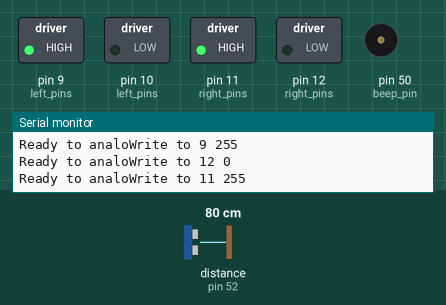
Bench run of a sketch on a simulated Arduino Mega 2560, built with avr-gcc and run on an emulated ATmega2560. Shown: switched loads named in the sketch (green lamp = pin HIGH), buzzer (waves = sounding, pin HIGH), the last lines printed to the serial monitor. Wiring (inferred from the names in the program): ultrasonic range finder: trigger pin 53; echo pin 52. Dashed ring = blinking. The inputs (shaded band) are chosen by the test bench; at power-on: distance to the obstacle (sensor on pin 52) 80 cm. The echo pulse lasts 58.3 µs per cm; random numbers use the default seed unless the sketch sets one; pins used as bus, display or sensor lines are not drawn.

Above: at 1.03 s.
1.3 s: distance to the obstacle (sensor on pin 52) set to 23 cm
At 3.75 s:
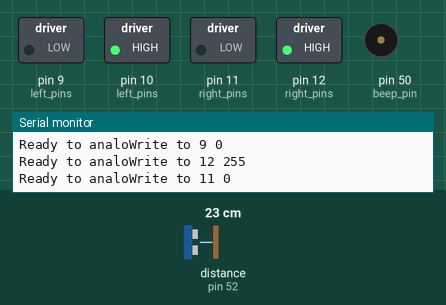
4.7 s: distance to the obstacle (sensor on pin 52) set to 19 cm
At 5.57 s:
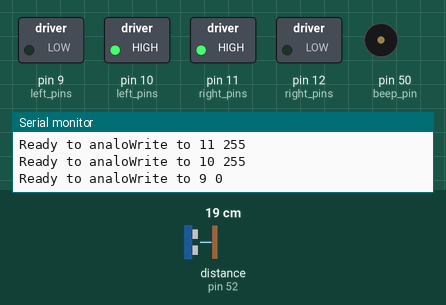
8.1 s: distance to the obstacle (sensor on pin 52) set to 35 cm
At 11.39 s:
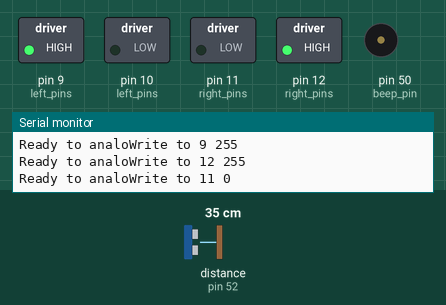
11.5 s: distance to the obstacle (sensor on pin 52) set to 40 cm
18.3 s: distance to the obstacle (sensor on pin 52) set to 299 cm
Timing chart, 0 to 26.1 s (numbered marks = the images above; inputs shaded):
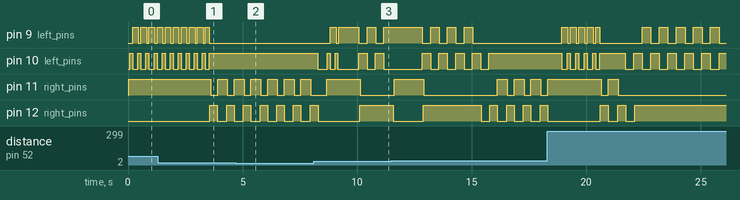

Measured:
- the behaviour switches between 21 and 20 cm on distance to the obstacle (sensor on pin 52) (found by bisection; images 1 and 2)
- after the input at 8.1 s, pin 11 (right_pins): LOW → HIGH after 0.56 s, → LOW 1.5 s later
- by itself, pin 11 (right_pins): alternates HIGH for 0.43 s and LOW for 0.30 s
- by itself, pin 12 (right_pins): repeats every 0.75 s: HIGH 0.33 s, LOW 0.42 s, until it stays HIGH from 22.1 s

The sketch:

wascha_mega.ino
```cpp
//enum dirs {NODIR, STOP, FORWARD, BACKWARD, LEFT, RIGHT};

int NODIR = 0;
int STOP = 1;
int FORWARD = 2;
int BACKWARD = 3;
int LEFT = 4;
int RIGHT = 5;
int RANDOM_ROUND = 6;


int beep_pin = 50;

int wheels_block = 42;


void setup() {
  stop(0);
  detector_init();
  Serial.begin (9600);

}

void beep() {
  digitalWrite(beep_pin, HIGH);
  delay(50);
  digitalWrite(beep_pin, LOW);
}

boolean total_block(){
    pinMode(wheels_block, INPUT);
    digitalRead(wheels_block) != LOW;
}

void loop() {

//  if (total_block) {
//    stop(1000);
//  }
//  else
//  {
    if (detect()){
      // something blocks movement
      // let's go a bit back and then
      // turn to some side
      go(BACKWARD, 300);
      turn(decide_turn(), 300);
    }
    else
    {
      // nothing blocks us.
      // what should we do?
      go(decide_movement(), 200);
    }
//  }
}
```

alarm.ino
```cpp

```

decision.ino
```cpp
int last_decision = NODIR;

int N_ONE = 0; // left, forward
int N_TWO = 1; // right, round
int num_turn[] = {0,0};

int num_go[] = {0,0};

int decide_movement()
{
  int pos=0;
  int dir=0;

  if (num_go[N_ONE] == 0 && num_go[N_TWO] == 0)
  {
    // first time we're here
    int N = random(0,1);
    if (N)
    {
        pos = N_ONE;
        dir = FORWARD;
    }
    else
    {
        pos = N_TWO;
        dir = RIGHT;
    }
  }
  else
  {
    if (num_go[N_ONE] != 0)
    {
        pos = N_ONE;
        dir = FORWARD;
    }
    else
    {
        pos = N_TWO;
        dir = RIGHT;
    }
    int cur_num = num_go[pos];
    if (cur_num > 10)
    {
      // switch to opposite direction
      pos = !pos;
      //dir = !dir;
      // after change - just random change direction
      dir = RANDOM_ROUND;
    }
  }

  num_go[pos]++;
  num_go[!pos] = 0;
  Serial.print("decided direction: ");
  Serial.println(dir);
  return dir;
}

int decide_turn()
{
  int pos=0;
  int dir=0;

  if (num_turn[N_ONE] == 0 && num_turn[N_TWO] == 0)
  {
    // first time we're here
    int N = random(0,1);
    if (N)
    {
        pos = N_ONE;
        dir = LEFT;
    }
    else
    {
        pos = N_TWO;
        dir = RIGHT;
    }
  }
  else
  {
    if (num_turn[N_ONE] != 0)
    {
        pos = N_ONE;
        dir = LEFT;
    }
    else
    {
        pos = N_TWO;
        dir = RIGHT;
    }
    int cur_num = num_turn[pos];
    if (cur_num > 5)
    {
      // switch to opposite direction
      pos = !pos;
      dir = !dir;
    }
  }

  num_turn[pos]++;
  num_turn[!pos] = 0;
  return dir;
}
```

detection.ino
```cpp
int trig = 53;
int echo = 52;

int last_cm = 0;
int stop_periods = 0;

void detector_init()
{
  pinMode(trig, OUTPUT);
  pinMode(beep_pin, OUTPUT);
  pinMode(echo, INPUT);
}

boolean detect() {
  int cm = calculate_cm();
  boolean is_detected = (is_not_changed_for_a_while(cm) || is_too_small(cm) || is_to_high(cm));
  return is_detected;
}


int calculate_cm()
{
  long duration, cm;
  digitalWrite(trig, LOW);
  delayMicroseconds(5);
  digitalWrite(trig, HIGH);
  delayMicroseconds(10);
  digitalWrite(trig, LOW);
  pinMode(echo, INPUT);
  duration = pulseIn(echo, HIGH);
  cm = (duration/2) / 29.1;
  Serial.print("Duration: ");
  Serial.println(cm);
  return cm;
}

boolean is_too_small(int cm)
{
    return cm < 20;
}

boolean is_to_high(int cm)
{
  // Let's determine it's a reation to fiber
  return cm > 2000;
  //return false;
}

boolean is_not_changed_for_a_while(int cm)
{
  int diff = abs(last_cm - cm);
  last_cm = cm;
  if (diff < 3)
  {
    stop_periods++;
    return stop_periods > 5;
  }
  else
  {
    stop_periods = 0;
    return false;
  }
}
```

hw_move.ino
```cpp
// 4-relleys based initialization

int relley_r_1 = 12; // relley #1
int relley_r_2 = 11; // relley #2
int relley_l_1 = 10; // relley #3
int relley_l_2 = 9;  // relley #4

int right_pins[] = {relley_r_1, relley_r_2};
int left_pins[]  = {relley_l_1, relley_l_2};

// LOW opens NC side of relley,
// HIGH opens NO side of relley
int NO = 255;
int NC = 0;

void  set_whell(char* side, char* direction)
{
    static int map[] = {NC, NC};
    direction_to_pin_map(direction, map);
    do_set_whell(side_to_pins(side), map);
}

void do_set_whell(int pins[], int map[])
{
  for ( int i = 0; i <= 1; i++ )
  {
      Serial.print("Ready to analoWrite to ");
      Serial.print(pins[i]);
      Serial.print(" ");
      Serial.println(map[i]);
      analogWrite(pins[i], map[i]);
  }
}

int* side_to_pins(char* side) {
  if (strcmp(side, "left") == 0) {
    return left_pins;
  }
  else {
    // means "right"
    return right_pins;
  }
}

void direction_to_pin_map(char* direction, int map[]) {


  // NC is connected to (-),
  // NO is connected to (+)
  // Pins A and B of servo are connected to COM:
  // A to relley [1], B to relley [0]

  if (strcmp(direction, "forward") == 0)
  {
    // open path A(+) -> B(-)
    map[0] = NC;
    map[1] = NO;
  }
  else if (strcmp(direction, "backward") == 0)
  {
    // open path B(+) -> A(-)
    map[0] = NO;
    map[1] = NC;
  }
  else
  {
    // means "stop"
    // block paths A(0) -/- B(0)
    map[0] = NC;
    map[1] = NC;
  }
}
```

moves.ino
```cpp
// interface functions

int current_direction = NODIR;

void go( int direction, int N)
{
//  switch(direction){
//    case FORWARD:
//        forward(N);
//        break;
//    case BACKWARD:
//        backward(N);
//        break;
//    default:
//        stop(N);
//  }
  if (direction == FORWARD){
    forward(N);
  } else if (direction == BACKWARD){
    backward(N);
  } else if (direction == LEFT || direction == RIGHT){
    turn(direction, N/2);
    forward(N/2);
  } else if (direction == RANDOM_ROUND){
    random_round(N*2);
  } else {
    stop(N);
  }
}

void turn(int direction, int N)
{
//  switch (direction) {
//    case LEFT:
//        turn_left(N);
//        break;
//    case RIGHT:
//        turn_right(N);
//        break;
//    default:
//        stop(N);
//  }
  if (direction == LEFT){
    turn_left(N);
  } else if (direction == RIGHT){
    turn_right(N);
  } else {
    stop(N);
  }
}

void random_round(int N) {
    int time = random(1,9) * N / 10;
    if (random(0,1)) {
      turn(LEFT, time);
    }
    else {
      turn(RIGHT, time);
    }
}

void forward(int N) {
  if (current_direction != FORWARD)
  {
    set_whell("left", "forward");
    set_whell("right", "forward");
    current_direction = FORWARD;
  }
  delay(N);
}

void backward(int N) {
  if (current_direction != BACKWARD)
  {
    set_whell("left", "backward");
    set_whell("right", "backward");
    current_direction = BACKWARD;
  }
  delay(N);
}

void stop(int N) {
  if (current_direction != STOP)
  {
    set_whell("left", "stop");
    set_whell("right", "stop");
    current_direction = STOP;
  }
  delay(N);
}

void turn_left(int N) {
  if (current_direction != LEFT)
  {
    set_whell("left", "forward");
    set_whell("right", "backward");
    current_direction = LEFT;
  }
  delay(N);
}

void turn_right(int N) {
  if (current_direction != RIGHT)
  {
    set_whell("right", "forward");
    set_whell("left", "backward");
    current_direction = RIGHT;
  }
  delay(N);
}
```
